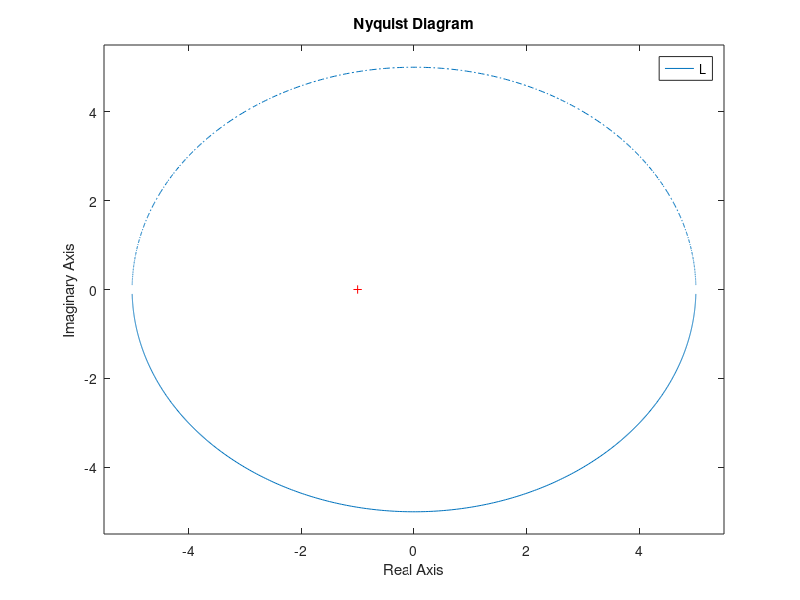
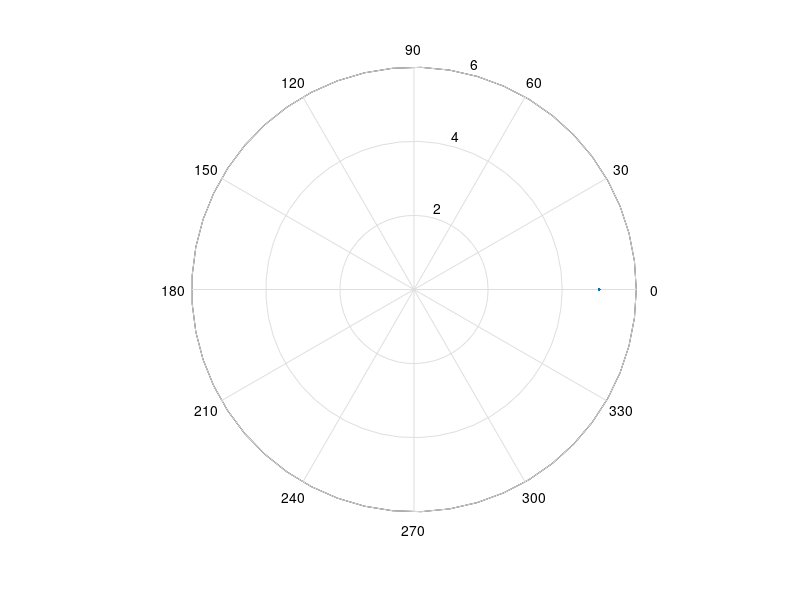

The MATLAB source for these figures, in order:
K = 5; %Adjust to gain
L = tf([-K K],[1 1]);
figure
nyquist(L) 
%P = 0.
%Nyquist Criterion:

%G(jw)= (-jw+1)(-jw+1)/(jw+1)(-jw+1)
%G(jw)= (1-jw)^2 /(w+1)
%G(jw)= (-w^2+1) + j(-2w) / w^2 + 1
%G(j0+) = 1 when w -> 0+
%G(J0+) = K* (0 + 1) + (0) / 0 + 1

%The polar plot is a circle that starts at the origin.
%Radius is K.
%N = Z - P = 0.
%K must be greater then unity.
%K is therefore stable for all values.

%Polar graph:
grid

w = logspace(-4,6,1000000);
[mag3,phase3] = bode(L,w);
mag3 = mag3(1,:);
phase3 = phase3(1,:);

figure
polar(phase3*pi/180,mag3)